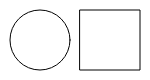
Frame 1 (no input)
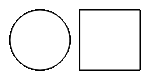
Frame 60 (no input)
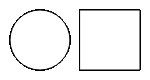
Frame 120 (the mouse pressed at the canvas centre since frame 60)

The p5.js sketch that drew these frames (run headless with seeded random() and noise() and a simulated clock; from frame 60 on, the mouse is pressed at the canvas centre):

// p5.js sketch
// ── sketch.js
function setup() {
    createCanvas(150, 80);
}

function draw() {
    circle(40, 40, 60);
    square(80, 10, 60);
}
